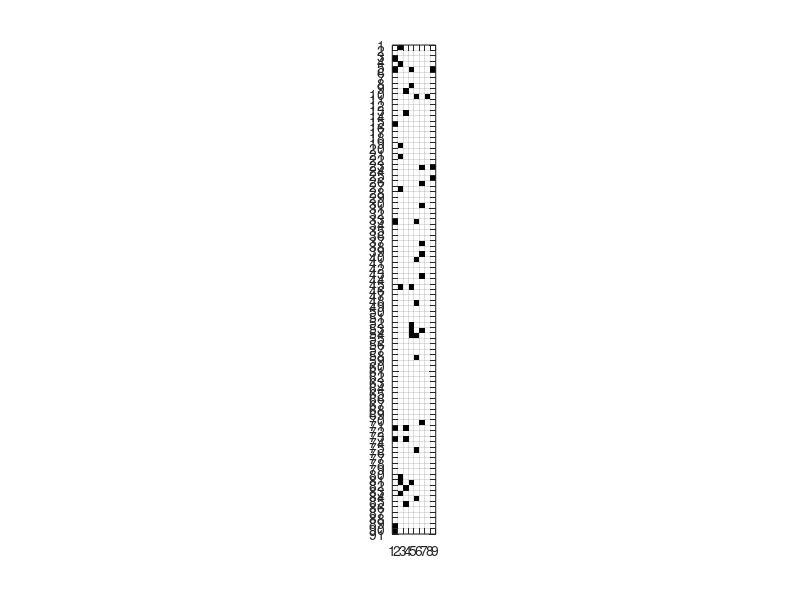

This figure's MATLAB source:
a=ones(1,720);
b=[3
5
15
33
71
73
89
90
91
94
109
111
117
135
170
171
173
189
193
251
253
262
265
275
278
315
322
323
324
351
370
393
400
408
414
418
435
444
473
476
480
487
489
493
503
520
550
635
653
655
];
for i=1:50
    a(b(i))=0;
end
c=reshape(a,90,8);
[r, l] = size(c);                          % Get the matrix size
imagesc((1:l)+0.5, (1:r)+0.5, c);          % Plot the image
colormap(gray);                              % Use a gray colormap
axis equal                                   % Make axes grid sizes equal
set(gca, 'XTick', 1:(l+1), 'YTick', 1:(r+1), ...  % Change some axes properties
         'XLim', [1 l+1], 'YLim', [1 r+1], ...
         'GridLineStyle', '-', 'XGrid', 'on', 'YGrid', 'on');